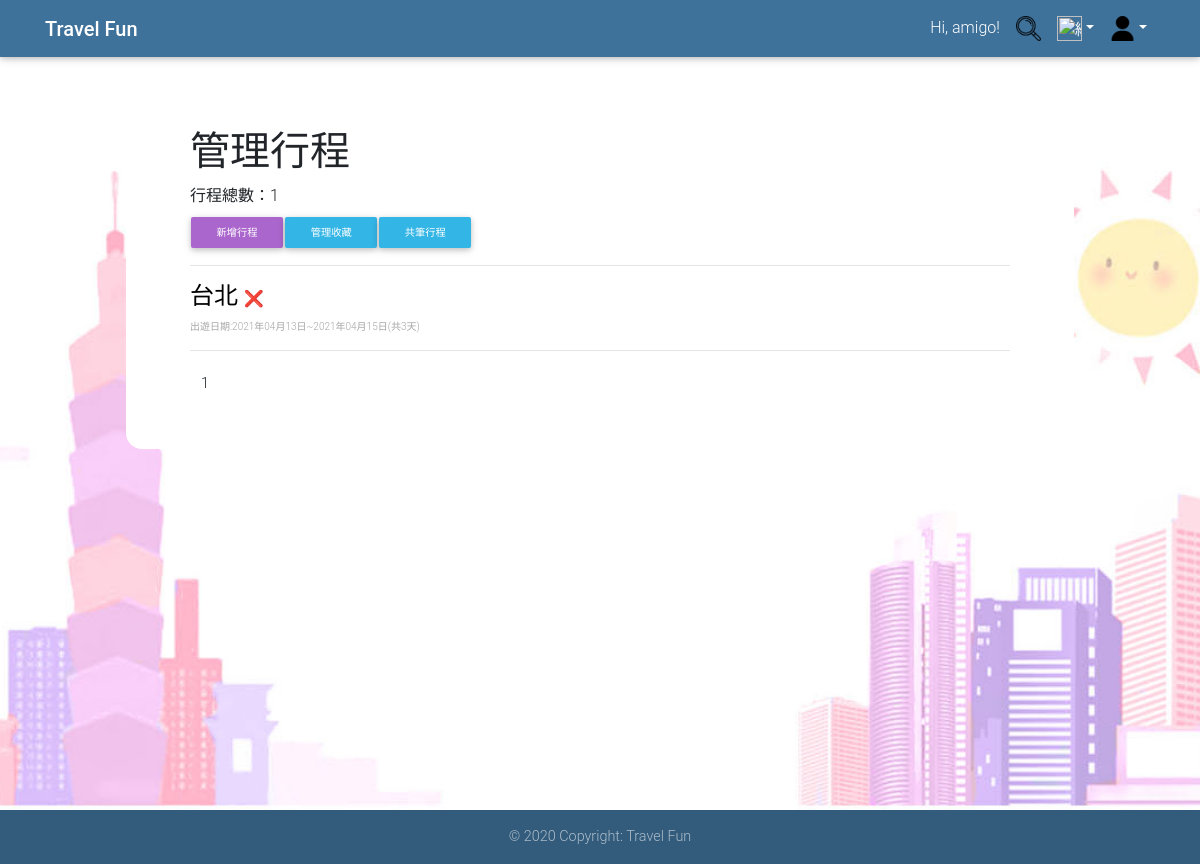
The page /membercentre/manageitinerary.php (signed in) on the database its author committed.
### tables this page shows
CREATE TABLE `itinerary` (
  `itinerary_id` int(10) NOT NULL,
  `itinerary_name` varchar(20) NOT NULL,
  `public_status` int(1) NOT NULL,
  `itinerary_date` date NOT NULL COMMENT '開始日期',
  `itinerary_days` int(3) NOT NULL,
  `user_id` varchar(20) NOT NULL COMMENT 'FK_user'
);

### membercentre/manageitinerary.php (the view, shortened to what this page needs)
<?php
mysqli_query($con, "SET NAMES UTF8");
$user_id = $_SESSION['user_id'];
$sql = "SELECT `itinerary_id`, `itinerary_name`, `public_status`, `itinerary_date`, `itinerary_days`";
$sql .= "FROM `itinerary` WHERE user_id = '$user_id'";
$sql .= " ORDER BY `itinerary`.`itinerary_date` ASC";
$result = mysqli_query($con, $sql);
$records_per_page = 10;
if (isset($_GET["page"]))
    $page = $_GET["page"];
else
    $page = 1;
$total_records = mysqli_num_rows($result);
$total_pages = ceil($total_records / $records_per_page);
$started_record = $records_per_page * ($page - 1);
if ($total_records != 0)
    mysqli_data_seek($result, $started_record);
?>
<head>
    <link rel="stylesheet" href="https://stackpath.bootstrapcdn.com/bootstrap/4.4.1/css/bootstrap.min.css">
    <link rel="stylesheet" href="../css/mdb.min.css">
    <link rel='stylesheet' href='https://rawgit.com/adrotec/knockout-file-bindings/master/knockout-file-bindings.css'>
    <link rel="stylesheet" href="../css/result.css">
</head>
<body>
    <header>
        <nav class="navbar navbar-expand-lg navbar-dark fixed-top unique-color">
            <div class="container">
                <a class="navbar-brand" href="../index.php"><strong>Travel Fun</strong></a>
                <div class="collapse navbar-collapse justify-content-end" id="navbarSupportedContent">
                    <ul class="navbar-nav">
                        <?php if (isset($_SESSION['user_id'])) { ?>
                            <li class="nav-item p-0"><a class="nav-link disabled">Hi, <?php echo $_SESSION['user_name']; ?>!</a></li>
                        <?php } else  ?>
                        <li class="nav-link p-0"> <a class="nav-link" href="../search.php"><img src="../image/search.png" alt="搜尋" height="25" width="25"></a> </li>
                        <li class="nav-item dropdown">
                            <a class="nav-link dropdown-toggle" id="navbarDropdownMenuLink-333" data-toggle="dropdown" aria-haspopup="true" aria-expanded="false"><img src="../image/all.png" alt="總覽" height="25" width="25"></a>
                        <li class="nav-item dropdown">
                            <a class="nav-link dropdown-toggle" id="navbarDropdownMenuLink-333" data-toggle="dropdown" aria-haspopup="true" aria-expanded="false"><img src="../image/login.png" alt="login" height="25" width="25"></a>
                        </li>
                    </ul>
                </div>
            </div>
        </nav>
    </header>
    <main>
        <div class="container2">
            <h1>管理行程</h1>
            <label for="name"> 行程總數：<?php echo $total_records; ?></label>
            <table>
                <td><input class="btn btn-secondary btn-block btn-sm" type="button" value="新增行程" onclick="location.href='additinerary.php'" /></td>
                <td><input class="btn btn-info btn-block btn-sm" type="button" value="管理收藏" onclick="location.href='manageFavorites.php'" /></td>
                <td><input class="btn btn-info btn-block btn-sm" type="button" value="共筆行程" onclick="location.href='shareitinerary.php'" /></td>
            </table>
            <p>
                <hr>
            <div id="left">
                <?php
                $j = 1;
                while ($row = mysqli_fetch_assoc($result)  and $j <= $records_per_page) {;
                    $itinerary_id = $row["itinerary_id"];
                    $itinerary_date = $row["itinerary_date"];
                    $itinerary_days = $row["itinerary_days"];
                    $totalday = $itinerary_days - 1;
                    echo "<div >";
                    echo "<h4><a href='modifyitinerary.php?id=" . $itinerary_id . "' style='text-decoration:none; color:black;'>" . $row["itinerary_name"] . "</a>";
                    echo "<a href=?delete=" . intval($itinerary_id) . "> <font size='3'>❌</a></font></h4>";
                    echo "<p>   <font color='#A6A6A6' size='1'>";
                    echo "出遊日期:" . date("Y年m月d日", strtotime($itinerary_date)) . "~" . date("Y年m月d日", strtotime($itinerary_date . "+ " . $totalday . " day")) . "(共" . $itinerary_days . "天)</a> ";;
                    echo  "</a></p> </font>";
                    echo "</div>";
                    echo "<hr>";
                    $j++;
                }
                ?>
            </div>
            <td colspan="2" align="center" valign="top">
                <ul class="pagination">
                    <li class="page-item">
                        <?php
                        echo "<p align='center'>";
                        for ($i = $page; $i <= min($total_pages, $page + 9); $i++) {
                            if ($i == $page)
                                echo "<li class='page-item'><a class='page-link' >$i</a></li> ";
                            else
                                echo "<li class='page-item'><a class='page-link' href='manageitinerary.php?page=$i'>$i</a></li> ";
                        }
                        ?>
                    </li>
                </ul>
            </td>
        </div>
    </main>
    <footer class="page-footer font-small unique-color fixed-bottom">
        <div class="footer-copyright text-center py-3">© 2020 Copyright: Travel Fun</div>
    </footer>
</body>
</html>

### css/result.css (style rules this page uses)
html, body { height: 100%; background-image: url("../image/background_image.jpg"); background-attachment: fixed; background-position: center; background-repeat: no-repeat; background-size: cover; }
.container2 { max-width: 948px; margin: 4em auto; padding: 4em; padding-bottom: 2em; background: #fff; border-radius: 1em; }

### rows shown on the page
itinerary: itinerary_name "台北", itinerary_date "2021年04月13日", itinerary_date+itinerary_days "2021年04月15日", itinerary_days "3"

### other values the page prints
$_SESSION['user_name'] "amigo"
$total_records "1"
